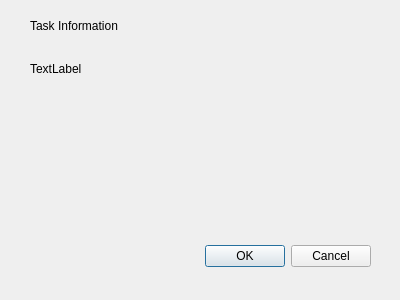
<?xml version="1.0" encoding="UTF-8"?>
<ui version="4.0">
 <class>TaskPropertyWindow</class>
 <widget class="QDialog" name="TaskPropertyWindow">
  <property name="geometry">
   <rect>
    <x>0</x>
    <y>0</y>
    <width>400</width>
    <height>300</height>
   </rect>
  </property>
  <property name="windowTitle">
   <string>Dialog</string>
  </property>
  <widget class="QDialogButtonBox" name="buttonBox">
   <property name="geometry">
    <rect>
     <x>30</x>
     <y>240</y>
     <width>341</width>
     <height>32</height>
    </rect>
   </property>
   <property name="orientation">
    <enum>Qt::Horizontal</enum>
   </property>
   <property name="standardButtons">
    <set>QDialogButtonBox::Cancel|QDialogButtonBox::Ok</set>
   </property>
  </widget>
  <widget class="QLabel" name="heading">
   <property name="geometry">
    <rect>
     <x>30</x>
     <y>10</y>
     <width>211</width>
     <height>31</height>
    </rect>
   </property>
   <property name="text">
    <string>Task Information</string>
   </property>
  </widget>
  <widget class="QLabel" name="id">
   <property name="geometry">
    <rect>
     <x>30</x>
     <y>60</y>
     <width>67</width>
     <height>17</height>
    </rect>
   </property>
   <property name="text">
    <string>TextLabel</string>
   </property>
  </widget>
 </widget>
 <resources/>
 <connections>
  <connection>
   <sender>buttonBox</sender>
   <signal>accepted()</signal>
   <receiver>TaskPropertyWindow</receiver>
   <slot>accept()</slot>
   <hints>
    <hint type="sourcelabel">
     <x>248</x>
     <y>254</y>
    </hint>
    <hint type="destinationlabel">
     <x>157</x>
     <y>274</y>
    </hint>
   </hints>
  </connection>
  <connection>
   <sender>buttonBox</sender>
   <signal>rejected()</signal>
   <receiver>TaskPropertyWindow</receiver>
   <slot>reject()</slot>
   <hints>
    <hint type="sourcelabel">
     <x>316</x>
     <y>260</y>
    </hint>
    <hint type="destinationlabel">
     <x>286</x>
     <y>274</y>
    </hint>
   </hints>
  </connection>
 </connections>
</ui>
